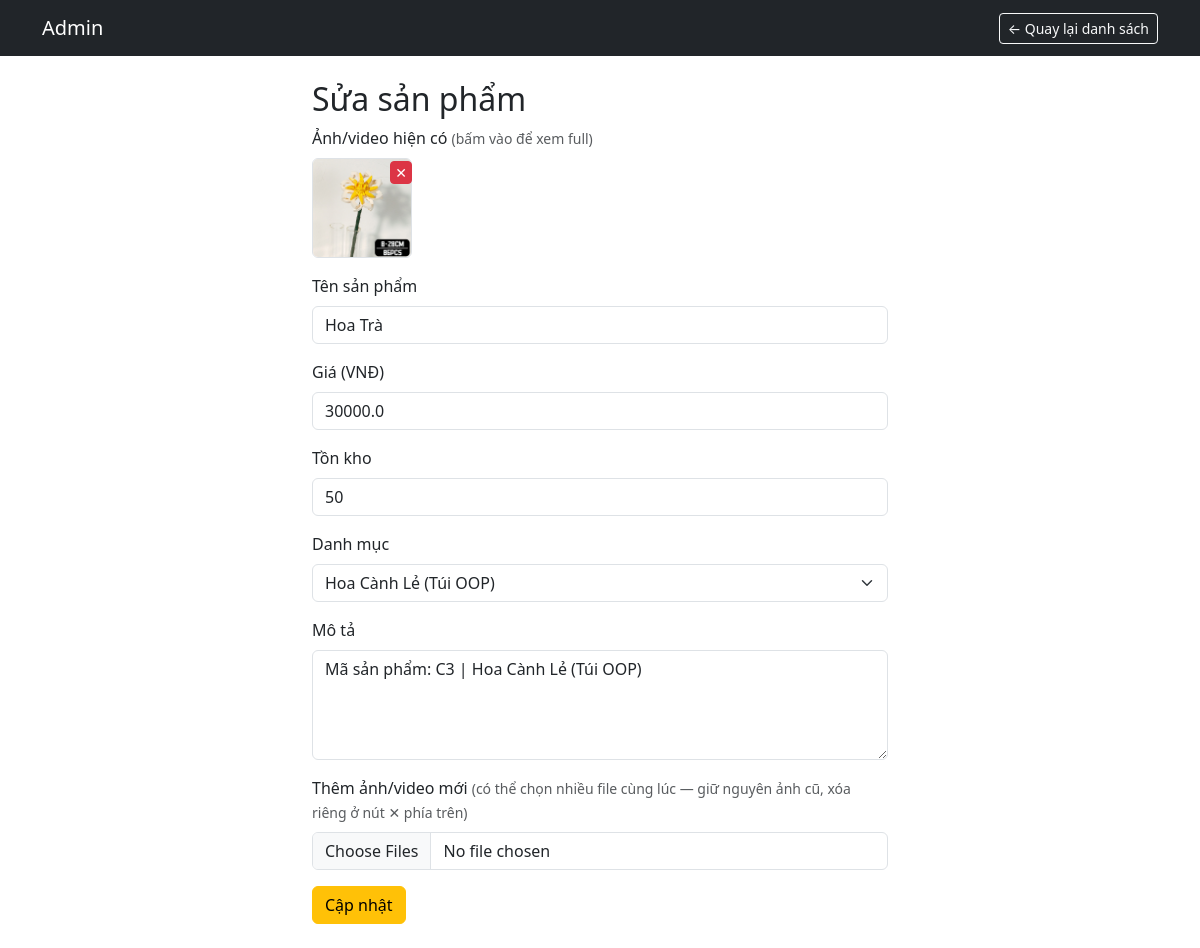
The page /admin/edit/19 (signed in) on the database its author committed.
### models.py (models this page shows, shortened)
class ProductMedia(db.Model):
    __tablename__ = 'product_media'
    id = db.Column(db.Integer, primary_key=True)
    product_id = db.Column(db.Integer, db.ForeignKey('products.id'), nullable=False, index=True)
    filename = db.Column(db.String(255), nullable=False)
    media_type = db.Column(db.String(10), nullable=False, default='image')  # 'image' hoặc 'video'
    product = db.relationship(
        'Product',
        backref=db.backref('media', cascade='all, delete-orphan', order_by='ProductMedia.id')
    )

class Product(db.Model):
    __tablename__ = 'products'
    id = db.Column(db.Integer, primary_key=True)
    name = db.Column(db.String(200), nullable=False)
    price = db.Column(db.Float, nullable=False, index=True)
    description = db.Column(db.Text, nullable=True)
    image = db.Column(db.String(200), nullable=True)  # ảnh cũ (giữ để tương thích ngược)
    stock = db.Column(db.Integer, default=0)
    category_id = db.Column(db.Integer, db.ForeignKey('categories.id'), nullable=True, index=True)

class Category(db.Model):
    __tablename__ = 'categories'
    id = db.Column(db.Integer, primary_key=True)
    name = db.Column(db.String(100), nullable=False)
    products = db.relationship('Product', backref='category', lazy=True)

### web.py (the view, shortened to what this page needs)
@app.route('/admin/edit/<int:product_id>', methods=['GET', 'POST'])
@admin_required
def admin_edit_product(product_id):
    product = Product.query.get_or_404(product_id)
    categories = get_cached_categories()
    return render_template('admin/edit_product.html', product=product, categories=categories)

### web.py (called while the page is built)
@login_manager.user_loader
def load_user(user_id):
    try:
        account_type, raw_id = user_id.split('-', 1)
        raw_id = int(raw_id)
    except (ValueError, AttributeError):
        return None
    if account_type == 'admin':
        return Admin.query.get(raw_id)
    elif account_type == 'customer':
        return Customer.query.get(raw_id)
    return None

def admin_required(f):
    @wraps(f)
    def decorated(*args, **kwargs):
        if not current_user.is_authenticated:
            return redirect(url_for('admin_login', next=request.path))
        if not isinstance(current_user, Admin):
            abort(403)
        return f(*args, **kwargs)
    return decorated

def get_cached_categories():
    categories = cache.get('all_categories')
    if categories is None:
        categories = Category.query.order_by(Category.name).all()
        cache.set('all_categories', categories, timeout=300)
    return categories

@app.context_processor
def inject_nav_categories():
    return dict(nav_categories=get_cached_categories())

@app.context_processor
def inject_cart_count():
    cart = session.get('cart', {})
    total_qty = sum(cart.values()) if isinstance(cart, dict) else 0
    return dict(cart_count=total_qty)

@app.before_request
def csrf_protect_origin():
    if request.method in ('POST', 'PUT', 'DELETE', 'PATCH'):
        origin = request.headers.get('Origin')
        referer = request.headers.get('Referer')
        target_host = request.host.lower()
        if origin:
            parsed_origin = urllib.parse.urlparse(origin).netloc.lower()
            if parsed_origin != target_host:
                abort(403)
        elif referer:
            parsed_referer = urllib.parse.urlparse(referer).netloc.lower()
            if parsed_referer != target_host:
                abort(403)

### templates/admin/edit_product.html (shortened to what this page needs)
<!DOCTYPE html>
<html lang="vi">
<head>
    <link href="https://cdn.jsdelivr.net/npm/bootstrap@5.3.3/dist/css/bootstrap.min.css" rel="stylesheet">
</head>
<body>
    <nav class="navbar navbar-dark bg-dark">
        <div class="container">
            <span class="navbar-brand">Admin</span>
            <a href="{{ url_for('admin_dashboard') }}" class="btn btn-outline-light btn-sm">&larr; Quay lại danh sách</a>
        </div>
    </nav>
    <div class="container my-4" style="max-width:600px;">
        <h2>Sửa sản phẩm</h2>
        {% if product.media %}
        <label class="form-label d-block">Ảnh/video hiện có <span class="text-muted small">(bấm vào để xem full)</span></label>
        <div class="d-flex flex-wrap gap-2 mb-3">
            {% for m in product.media %}
            <div class="position-relative">
                {% if m.media_type == 'video' %}
                <video style="width:100px; height:100px; object-fit:cover; cursor:pointer;" class="rounded border"
                       onclick="openMediaPreview('{{ url_for('static', filename='uploads/' + m.filename) }}', 'video')">
                    <source src="{{ url_for('static', filename='uploads/' + m.filename) }}">
                </video>
                <span class="position-absolute" style="bottom:4px; left:4px; background:rgba(0,0,0,0.6); color:#fff; font-size:0.7rem; padding:1px 5px; border-radius:4px; pointer-events:none;">▶ video</span>
                {% else %}
                <img src="{{ url_for('static', filename='uploads/' + m.filename) }}" style="width:100px; height:100px; object-fit:cover; cursor:pointer;" class="rounded border"
                     onclick="openMediaPreview('{{ url_for('static', filename='uploads/' + m.filename) }}', 'image')">
                {% endif %}
                <form method="POST" action="{{ url_for('admin_delete_media', media_id=m.id) }}" onsubmit="return confirm('Xóa ảnh/video này?');" class="position-absolute top-0 end-0">
                    <button type="submit" class="btn btn-sm btn-danger py-0 px-1">✕</button>
                </form>
            </div>
            {% endfor %}
        </div>
        {% elif product.image %}
        <img src="{{ url_for('static', filename='uploads/' + product.image) }}" style="width:120px; height:120px; object-fit:cover; cursor:pointer;" class="mb-3 rounded"
             onclick="openMediaPreview('{{ url_for('static', filename='uploads/' + product.image) }}', 'image')">
        {% endif %}
        <form method="POST" enctype="multipart/form-data">
            <div class="mb-3">
                <label class="form-label">Tên sản phẩm</label>
                <input type="text" name="name" class="form-control" value="{{ product.name }}" required>
            </div>
            <div class="mb-3">
                <label class="form-label">Giá (VNĐ)</label>
                <input type="number" step="0.01" name="price" class="form-control" value="{{ product.price }}" required>
            </div>
            <div class="mb-3">
                <label class="form-label">Tồn kho</label>
                <input type="number" name="stock" class="form-control" value="{{ product.stock }}">
            </div>
            <div class="mb-3">
                <label class="form-label">Danh mục</label>
                <select name="category_id" class="form-select">
                    {% for cat in categories %}
                    <option value="{{ cat.id }}" {% if product.category_id == cat.id %}selected{% endif %}>{{ cat.name }}</option>
                    {% endfor %}
                </select>
            </div>
            <div class="mb-3">
                <label class="form-label">Mô tả</label>
                <textarea name="description" class="form-control" rows="4">{{ product.description or '' }}</textarea>
            </div>
            <div class="mb-3">
                <label class="form-label">Thêm ảnh/video mới <span class="text-muted small">(có thể chọn nhiều file cùng lúc — giữ nguyên ảnh cũ, xóa riêng ở nút ✕ phía trên)</span></label>
                <input type="file" name="media" class="form-control" accept="image/*,video/*" multiple>
            </div>
            <button type="submit" class="btn btn-warning">Cập nhật</button>
        </form>
    </div>
</body>
</html>

### rows shown on the page
ProductMedia: filename (picture)
Product: name "Hoa Trà", price "30000.0", stock "50", category_id "Hoa Cành Lẻ (Túi OOP)", description "Mã sản phẩm: C3 | Hoa Cành Lẻ (Túi OOP)"
